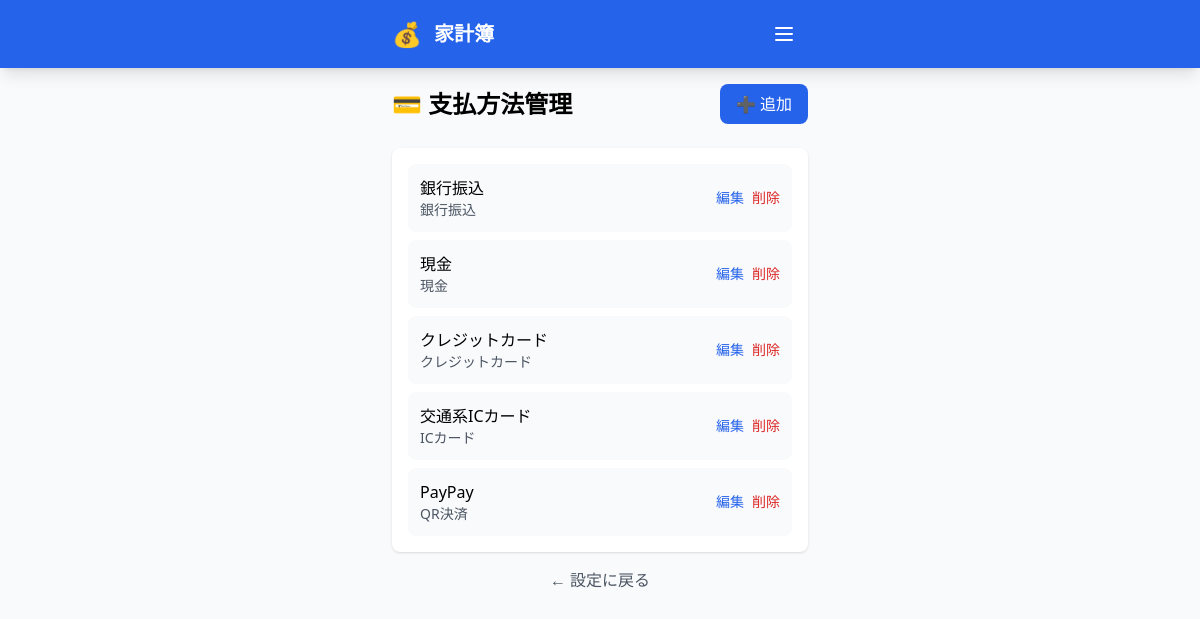
The page /payment-methods/ (signed in) on the database its author committed.
### budget/models.py (models this page shows, shortened)
class PaymentMethod(models.Model):
    METHOD_TYPES = [
        ('cash', '現金'),
        ('credit', 'クレジットカード'),
        ('ic', 'ICカード'),
        ('qr', 'QR決済'),
        ('bank', '銀行振込'),
        ('other', 'その他'),
    ]
    name = models.CharField(max_length=50, verbose_name="支払方法名")
    method_type = models.CharField(max_length=10, choices=METHOD_TYPES, verbose_name="種類")
    family = models.ForeignKey(Family, on_delete=models.CASCADE, related_name='payment_methods')
    class Meta:
        verbose_name = "支払方法"
        verbose_name_plural = "支払方法"

### budget/setup_views.py (the view)
# urls.py: path('payment-methods/', setup_views.manage_payment_methods, name='manage_payment_methods'),
@login_required
def manage_payment_methods(request):
    try:
        member = request.user.familymember
        family = member.family
    except FamilyMember.DoesNotExist:
        return redirect('setup_profile')
    payment_methods = PaymentMethod.objects.filter(family=family).order_by('method_type', 'name')
    context = {
        'payment_methods': payment_methods,
    }
    return render(request, 'budget/manage_payment_methods.html', context)

### budget/templates/budget/manage_payment_methods.html (shortened to what this page needs)
{% extends 'budget/base.html' %}
{% block content %}
<div class="p-4">
    <div class="flex items-center justify-between mb-6">
        <h2 class="text-2xl font-bold">💳 支払方法管理</h2>
        <a href="{% url 'add_payment_method' %}" class="bg-blue-600 text-white px-4 py-2 rounded-lg hover:bg-blue-700">
            ➕ 追加
        </a>
    </div>
    <div class="bg-white rounded-lg shadow p-4 mb-4">
        <div class="space-y-2">
            {% for method in payment_methods %}
            <div class="flex items-center justify-between p-3 bg-gray-50 rounded-lg">
                <div>
                    <p class="font-medium">{{ method.name }}</p>
                    <p class="text-sm text-gray-600">{{ method.get_method_type_display }}</p>
                </div>
                <div class="flex space-x-2">
                    <a href="{% url 'edit_payment_method' method.id %}" class="text-blue-600 hover:underline text-sm">編集</a>
                    <a href="{% url 'delete_payment_method' method.id %}" class="text-red-600 hover:underline text-sm">削除</a>
                </div>
            </div>
            {% endfor %}
        </div>
    </div>
    <a href="{% url 'settings' %}" class="block text-center text-gray-600 hover:underline">← 設定に戻る</a>
</div>
{% endblock %}

### budget/templates/budget/base.html (style rules this page uses)
body { -webkit-font-smoothing: antialiased; -moz-osx-font-smoothing: grayscale; }
html { scroll-behavior: smooth; }

### rows shown on the page
PaymentMethod: name "銀行振込", method_type "銀行振込"
PaymentMethod: name "現金", method_type "現金"
PaymentMethod: name "クレジットカード", method_type "クレジットカード"
PaymentMethod: name "交通系ICカード", method_type "ICカード"
PaymentMethod: name "PayPay", method_type "QR決済"
